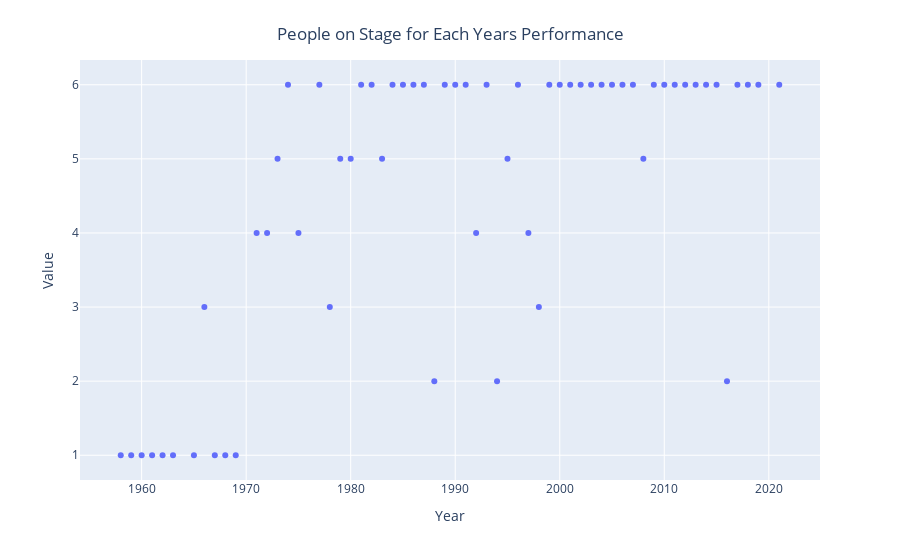

The code cell stored with this chart in its notebook:
### Code cell
people_on_stage = df.data.loc[df.data['Measure'] == 'People on Stage'].sort_values(by=['Year'], ascending=True)

fig = px.scatter(people_on_stage, x="Year", y="Value")
fig.update_layout(
    title={
        'text': "People on Stage for Each Years Performance",
        'y':0.95,
        'x':0.5,
        'xanchor': 'center',
        'yanchor': 'top'})
fig.show()

### Figure 1 — Plotly figure (JSON) as saved in the notebook; plotly's stock layout.template omitted (floating-point values rounded to 4 significant figures)
{"data": [{"hovertemplate": "Year=%{x}<br>Value=%{y}<extra></extra>", "legendgroup": "", "marker": {"color": "#636efa", "symbol": "circle"}, "mode": "markers", "name": "", "orientation": "v", "showlegend": false, "type": "scatter", "x": [1958, 1959, 1960, 1961, 1962, 1963, 1965, 1966, 1967, 1968, 1969, 1971, 1972, 1973, 1974, 1975, 1977, 1978, 1979, 1980, 1981, 1982, 1983, 1984, 1985, 1986, 1987, 1988, 1989, 1990, 1991, 1992, 1993, 1994, 1995, 1996, 1997, 1998, 1999, 2000, 2001, 2002, 2003, 2004, 2005, 2006, 2007, 2008, 2009, 2010, 2011, 2012, 2013, 2014, 2015, 2016, 2017, 2018, 2019, 2021], "xaxis": "x", "y": [1, 1, 1, 1, 1, 1, 1, 3, 1, 1, 1, 4, 4, 5, 6, 4, 6, 3, 5, 5, 6, 6, 5, 6, 6, 6, 6, 2, 6, 6, 6, 4, 6, 2, 5, 6, 4, 3, 6, 6, 6, 6, 6, 6, 6, 6, 6, 5, 6, 6, 6, 6, 6, 6, 6, 2, 6, 6, 6, 6], "yaxis": "y"}], "layout": {"legend": {"tracegroupgap": 0}, "margin": {"t": 60}, "title": {"text": "People on Stage for Each Years Performance", "x": 0.5, "xanchor": "center", "y": 0.95, "yanchor": "top"}, "xaxis": {"anchor": "y", "domain": [0, 1], "title": {"text": "Year"}}, "yaxis": {"anchor": "x", "domain": [0, 1], "title": {"text": "Value"}}}}
